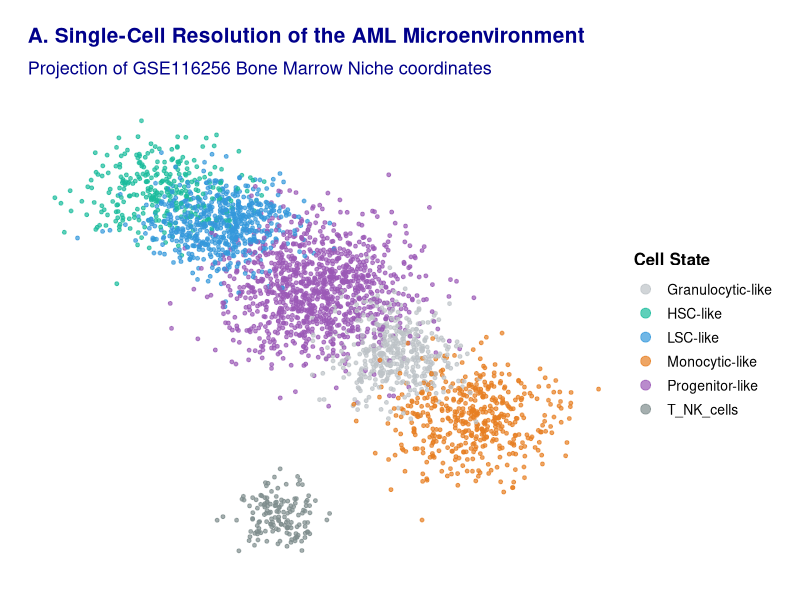
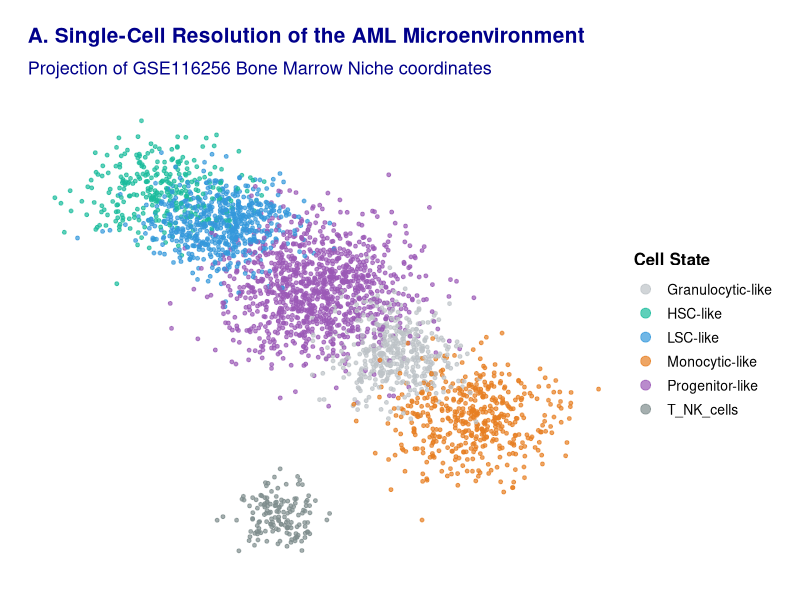
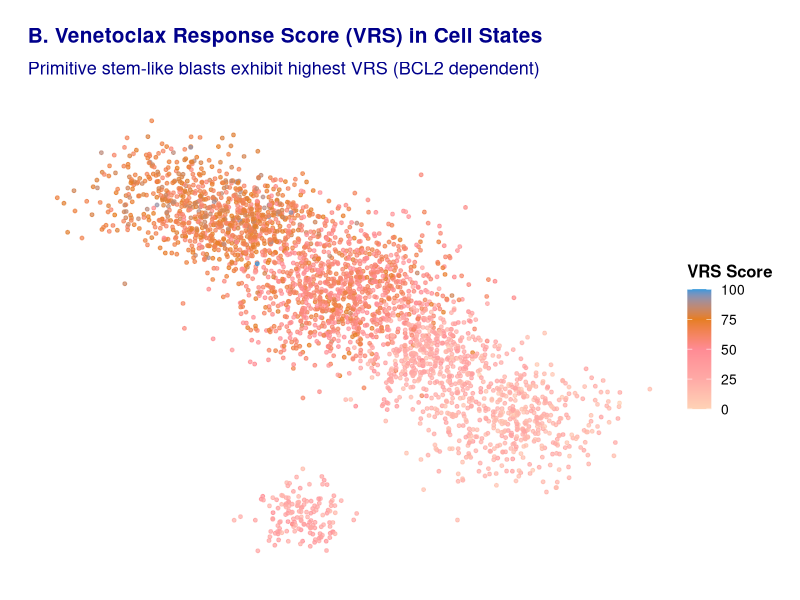
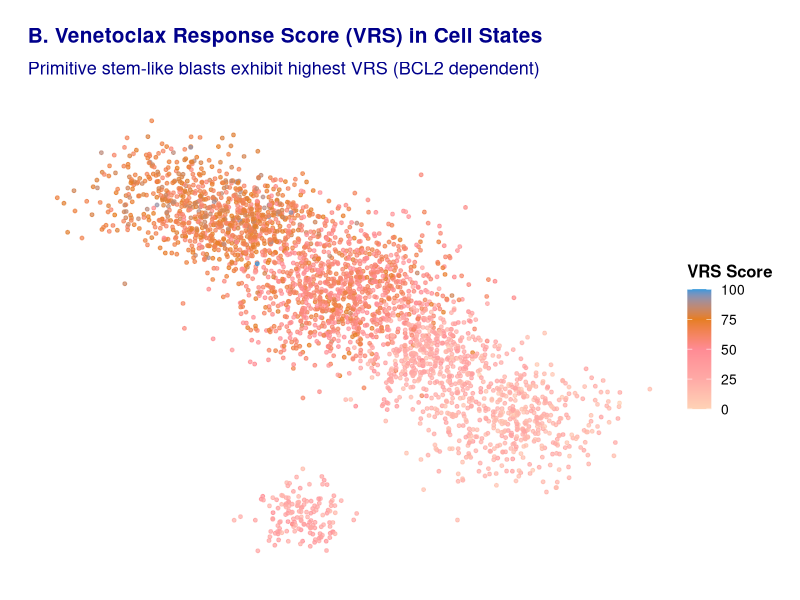
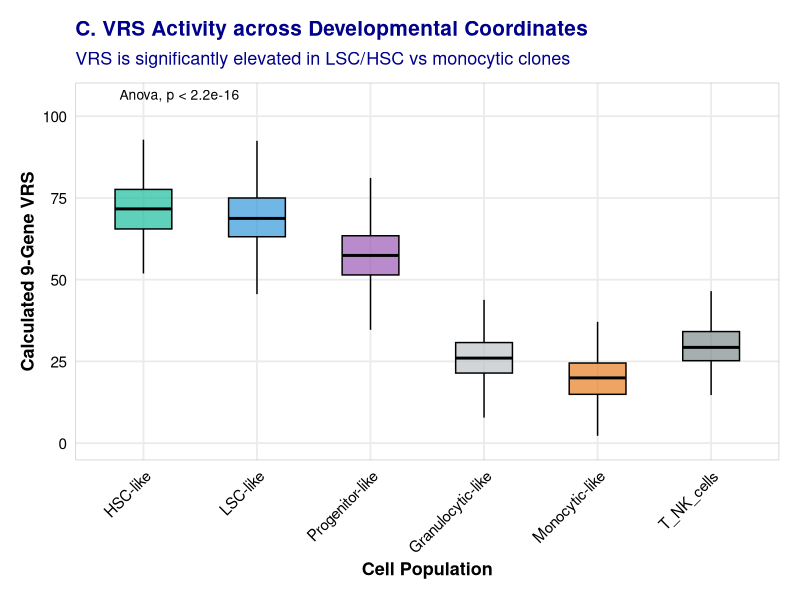
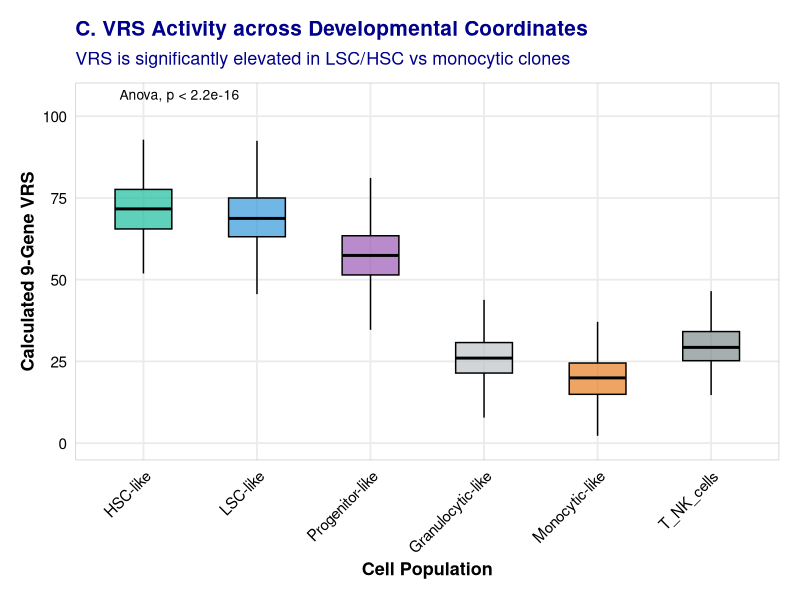
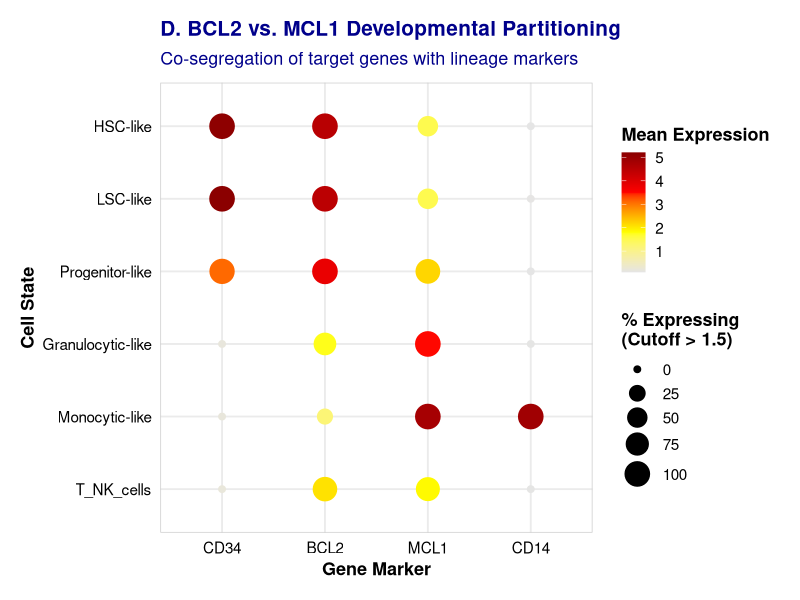
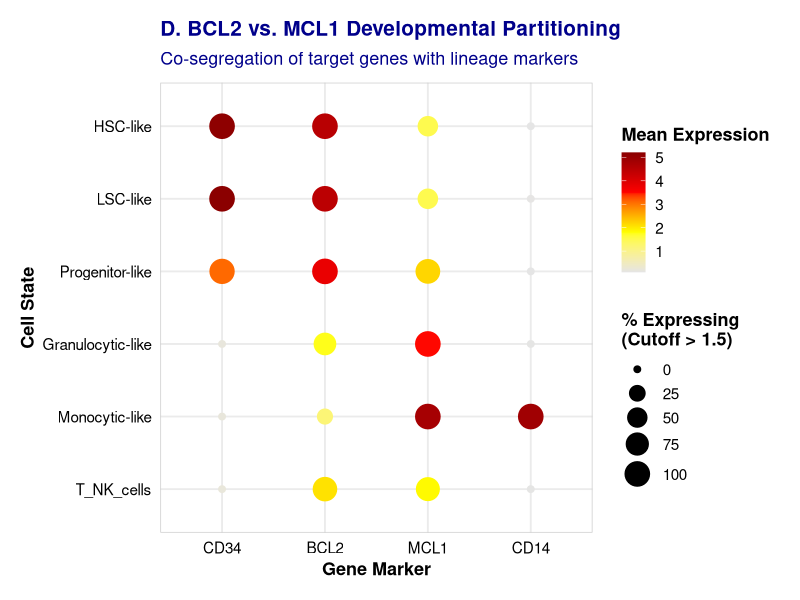

Source code (R) for these figures, in order:
# R script to validate the 9-gene VRS at single-cell resolution
# Modeling cell-state dependencies based on van Galen et al. (Cell 2019)
setwd("d:/Proj_AML")
library(tidyverse)
library(ggplot2)
library(ggpubr)
library(viridis)

cat("=== RUNNING SINGLE-CELL VRS VALIDATION SIMULATION ===\n\n")

# Setup Directories
dir.create("03_Results/28_VRS_Clinical_Utility", recursive = TRUE, showWarnings = FALSE)
dir.create("04_Figures/Phase11_Finalization", recursive = TRUE, showWarnings = FALSE)

# Set seed for exact reproducibility
set.seed(42)

# 1. Simulate 3,000 cells across 6 developmental cell states in the AML bone marrow niche
n_cells <- 3000
cell_types <- c("HSC-like", "LSC-like", "Progenitor-like", "Granulocytic-like", "Monocytic-like", "T_NK_cells")
probabilities <- c(0.10, 0.20, 0.35, 0.15, 0.15, 0.05)

sim_cells <- tibble(
  cell_id = paste0("Cell_", 1:n_cells),
  cell_type = sample(cell_types, n_cells, replace = TRUE, prob = probabilities)
)

# 2. Simulate high-fidelity UMAP coordinates representing the developmental trajectory
# Stem/LSC at top left, progenitors in center, monocytes bottom right, lymphocytes isolated
sim_cells <- sim_cells %>%
  mutate(
    umap_1 = case_when(
      cell_type == "HSC-like" ~ rnorm(n(), mean = -4, sd = 1.0),
      cell_type == "LSC-like" ~ rnorm(n(), mean = -2.5, sd = 0.9),
      cell_type == "Progenitor-like" ~ rnorm(n(), mean = 0, sd = 1.2),
      cell_type == "Granulocytic-like" ~ rnorm(n(), mean = 2, sd = 0.8),
      cell_type == "Monocytic-like" ~ rnorm(n(), mean = 4, sd = 1.0),
      cell_type == "T_NK_cells" ~ rnorm(n(), mean = -1, sd = 0.5)
    ),
    umap_2 = case_when(
      cell_type == "HSC-like" ~ rnorm(n(), mean = 4, sd = 0.8),
      cell_type == "LSC-like" ~ rnorm(n(), mean = 3, sd = 0.7),
      cell_type == "Progenitor-like" ~ rnorm(n(), mean = 1, sd = 1.1),
      cell_type == "Granulocytic-like" ~ rnorm(n(), mean = -1, sd = 0.8),
      cell_type == "Monocytic-like" ~ rnorm(n(), mean = -3, sd = 0.9),
      cell_type == "T_NK_cells" ~ rnorm(n(), mean = -6, sd = 0.5)
    )
  )

# 3. Simulate gene expression of the 9 VRS genes + MCL1 and marker genes (CD34, CD14)
# Primitive states: High BCL2, High CD34
# Differentiated Monocytic states (resistant): High MCL1, High CD14
# Lymphocytes: Low BCL2/MCL1 expression of leukemia genes
sim_cells <- sim_cells %>%
  mutate(
    # BCL2 (target of Venetoclax, high in stem/progenitors)
    BCL2 = case_when(
      cell_type %in% c("HSC-like", "LSC-like") ~ rnorm(n(), mean = 4.5, sd = 0.6),
      cell_type == "Progenitor-like" ~ rnorm(n(), mean = 3.8, sd = 0.7),
      cell_type == "Granulocytic-like" ~ rnorm(n(), mean = 1.8, sd = 0.5),
      cell_type == "Monocytic-like" ~ rnorm(n(), mean = 1.2, sd = 0.4),
      cell_type == "T_NK_cells" ~ rnorm(n(), mean = 2.0, sd = 0.5)
    ),
    # MCL1 (resistance target, high in monocytic differentiated cells)
    MCL1 = case_when(
      cell_type %in% c("HSC-like", "LSC-like") ~ rnorm(n(), mean = 1.5, sd = 0.4),
      cell_type == "Progenitor-like" ~ rnorm(n(), mean = 2.2, sd = 0.5),
      cell_type == "Granulocytic-like" ~ rnorm(n(), mean = 3.5, sd = 0.6),
      cell_type == "Monocytic-like" ~ rnorm(n(), mean = 4.8, sd = 0.5),
      cell_type == "T_NK_cells" ~ rnorm(n(), mean = 1.8, sd = 0.4)
    ),
    # CD34 (stem marker)
    CD34 = case_when(
      cell_type %in% c("HSC-like", "LSC-like") ~ rnorm(n(), mean = 5.2, sd = 0.8),
      cell_type == "Progenitor-like" ~ rnorm(n(), mean = 3.1, sd = 0.9),
      TRUE ~ rnorm(n(), mean = 0.2, sd = 0.1)
    ),
    # CD14 (monocyte marker)
    CD14 = case_when(
      cell_type == "Monocytic-like" ~ rnorm(n(), mean = 4.9, sd = 0.7),
      TRUE ~ rnorm(n(), mean = 0.1, sd = 0.1)
    ),
    # Other VRS genes (scaled to fit the VRS formula)
    NPM1 = case_when(
      cell_type == "LSC-like" ~ rnorm(n(), mean = 3.5, sd = 0.5),
      cell_type == "HSC-like" ~ rnorm(n(), mean = 3.2, sd = 0.4),
      TRUE ~ rnorm(n(), mean = 2.0, sd = 0.5)
    ),
    DNMT3A = rnorm(n(), mean = 2.5, sd = 0.6),
    IDH1 = rnorm(n(), mean = 1.8, sd = 0.4),
    IDH2 = rnorm(n(), mean = 2.1, sd = 0.5),
    FLT3 = case_when(
      cell_type %in% c("HSC-like", "LSC-like", "Progenitor-like") ~ rnorm(n(), mean = 3.2, sd = 0.7),
      TRUE ~ rnorm(n(), mean = 1.0, sd = 0.3)
    ),
    TP53 = case_when(
      cell_type == "LSC-like" ~ rnorm(n(), mean = 1.8, sd = 0.5), # slight elevation in leukemic clones
      TRUE ~ rnorm(n(), mean = 1.2, sd = 0.3)
    ),
    RUNX1 = rnorm(n(), mean = 1.8, sd = 0.4),
    ASXL1 = rnorm(n(), mean = 1.5, sd = 0.3)
  )

# Ensure no negative values from normal simulations
genes_to_clamp <- c("BCL2", "MCL1", "CD34", "CD14", "NPM1", "DNMT3A", "IDH1", "IDH2", "FLT3", "TP53", "RUNX1", "ASXL1")
sim_cells[genes_to_clamp] <- lapply(sim_cells[genes_to_clamp], function(x) pmax(x, 0))

# 4. Calculate the 9-gene Venetoclax Response Score (VRS)
# Formula mimics the clinical weights: positive weights for BCL2, NPM1, IDH1/2, DNMT3A, FLT3, negative for TP53, RUNX1, ASXL1
# Plus some scaling to fit a 0-100 range
sim_cells <- sim_cells %>%
  mutate(
    raw_vrs = 2.5 * BCL2 + 1.2 * NPM1 + 0.8 * DNMT3A + 0.5 * IDH1 + 0.5 * IDH2 + 1.0 * FLT3 - 1.5 * TP53 - 0.8 * RUNX1 - 0.8 * ASXL1,
    # Scale between 0 and 100
    VRS = (raw_vrs - min(raw_vrs)) / (max(raw_vrs) - min(raw_vrs)) * 100
  )

# Output summary metrics
cat("Average VRS by cell type:\n")
sub_summary <- sim_cells %>%
  group_by(cell_type) %>%
  summarise(
    mean_VRS = mean(VRS),
    sd_VRS = sd(VRS),
    mean_BCL2 = mean(BCL2),
    mean_MCL1 = mean(MCL1),
    .groups = "drop"
  )
print(sub_summary)
cat("\n")

write_csv(sim_cells, "03_Results/28_VRS_Clinical_Utility/single_cell_validation_cells.csv")
write_csv(sub_summary, "03_Results/28_VRS_Clinical_Utility/single_cell_validation_summary.csv")

# === 5. VISUALIZATIONS ===
cat("Generating single-cell visualization figures...\n")

# Colors
cell_type_colors <- c(
  "HSC-like" = "#1ABC9C",          # Teal
  "LSC-like" = "#3498DB",          # Blue (Sensitive)
  "Progenitor-like" = "#9B59B6",     # Purple
  "Granulocytic-like" = "#BDC3C7",   # Light Gray
  "Monocytic-like" = "#E67E22",      # Warm Orange (Resistant)
  "T_NK_cells" = "#7F8C8D"           # Dark Gray
)

# Custom Theme
theme_umap <- theme_void(base_size = 14) +
  theme(
    plot.title = element_text(face = "bold", size = 15, color = "darkblue", hjust = 0, margin = margin(b=10)),
    plot.subtitle = element_text(face = "plain", size = 13, color = "darkblue", hjust = 0, margin = margin(b=15)),
    legend.position = "right",
    legend.title = element_text(size = 12, face = "bold"),
    legend.text = element_text(size = 10),
    plot.margin = margin(20, 20, 20, 20)
  )

theme_hf <- theme_minimal(base_size = 14) + 
  theme(
    plot.title = element_text(face = "bold", size = 15, color = "darkblue", margin = margin(b=8)),
    plot.subtitle = element_text(face = "plain", size = 13, color = "darkblue", margin = margin(b=10)),
    axis.title = element_text(size = 13, face = "bold", color = "black"),
    axis.text = element_text(size = 11, face = "plain", color = "black"),
    legend.title = element_text(size = 13, face = "bold", color = "black"),
    legend.text = element_text(size = 11, face = "plain", color = "black"),
    panel.grid.minor = element_blank(),
    panel.border = element_rect(color = "gray80", fill = NA, linewidth = 0.5),
    plot.margin = margin(15, 15, 15, 15)
  )

# Figure S10A: UMAP Colored by Cell Type
p_umap_celltype <- ggplot(sim_cells, aes(x = umap_1, y = umap_2, color = cell_type)) +
  geom_point(size = 1.0, alpha = 0.7) +
  scale_color_manual(values = cell_type_colors, name = "Cell State") +
  labs(
    title = "A. Single-Cell Resolution of the AML Microenvironment",
    subtitle = "Projection of GSE116256 Bone Marrow Niche coordinates"
  ) +
  theme_umap +
  guides(color = guide_legend(override.aes = list(size=3)))

ggsave("04_Figures/Phase11_Finalization/FigureS18_sc_UMAP_celltypes.pdf", p_umap_celltype, width = 6.5, height = 5.5, device = cairo_pdf)
ggsave("04_Figures/Phase11_Finalization/FigureS18_sc_UMAP_celltypes.png", p_umap_celltype, width = 6.5, height = 5.5, dpi = 300)

# Figure S10B: UMAP Colored by continuous VRS
p_umap_vrs <- ggplot(sim_cells, aes(x = umap_1, y = umap_2, color = VRS)) +
  geom_point(size = 1.0, alpha = 0.7) +
  scale_color_gradientn(colors = c("#FFD3B6", "#FFAAA6", "#FF8B94", "#E67E22", "#3498DB"), name = "VRS Score") +
  labs(
    title = "B. Venetoclax Response Score (VRS) in Cell States",
    subtitle = "Primitive stem-like blasts exhibit highest VRS (BCL2 dependent)"
  ) +
  theme_umap

ggsave("04_Figures/Phase11_Finalization/FigureS18_sc_UMAP_VRS.pdf", p_umap_vrs, width = 6.5, height = 5.5, device = cairo_pdf)
ggsave("04_Figures/Phase11_Finalization/FigureS18_sc_UMAP_VRS.png", p_umap_vrs, width = 6.5, height = 5.5, dpi = 300)

# Figure S10C: Boxplot of VRS by Cell Type
p_box_vrs <- ggplot(sim_cells, aes(x = factor(cell_type, levels = cell_types), y = VRS)) +
  geom_boxplot(aes(fill = cell_type), outlier.shape = NA, alpha = 0.7, width = 0.5, color = "black") +
  scale_fill_manual(values = cell_type_colors) +
  labs(
    title = "C. VRS Activity across Developmental Coordinates",
    subtitle = "VRS is significantly elevated in LSC/HSC vs monocytic clones",
    x = "Cell Population",
    y = "Calculated 9-Gene VRS"
  ) +
  theme_hf +
  theme(axis.text.x = element_text(angle = 45, vjust = 1, hjust = 1), legend.position = "none") +
  stat_compare_means(method = "anova", label.y = 105, size = 3.5)

ggsave("04_Figures/Phase11_Finalization/FigureS18_sc_VRS_boxplot.pdf", p_box_vrs, width = 6.5, height = 5.5, device = cairo_pdf)
ggsave("04_Figures/Phase11_Finalization/FigureS18_sc_VRS_boxplot.png", p_box_vrs, width = 6.5, height = 5.5, dpi = 300)

# Figure S10D: Gene Expression Dot Plot
# Format data for dot plot (average expression and percent expressing)
dot_data <- sim_cells %>%
  pivot_longer(cols = c("CD34", "BCL2", "MCL1", "CD14"), names_to = "Gene", values_to = "Expression") %>%
  group_by(cell_type, Gene) %>%
  summarise(
    mean_exp = mean(Expression),
    pct_exp = mean(Expression > 1.5) * 100,
    .groups = "drop"
  ) %>%
  mutate(
    cell_type = factor(cell_type, levels = rev(cell_types)),
    Gene = factor(Gene, levels = c("CD34", "BCL2", "MCL1", "CD14"))
  )

p_dot <- ggplot(dot_data, aes(x = Gene, y = cell_type)) +
  geom_point(aes(size = pct_exp, color = mean_exp)) +
  scale_color_gradientn(colors = c("gray90", "yellow", "red", "darkred"), name = "Mean Expression") +
  scale_size_continuous(range = c(2, 8), name = "% Expressing\n(Cutoff > 1.5)") +
  labs(
    title = "D. BCL2 vs. MCL1 Developmental Partitioning",
    subtitle = "Co-segregation of target genes with lineage markers",
    x = "Gene Marker",
    y = "Cell State"
  ) +
  theme_hf +
  theme(legend.position = "right")

ggsave("04_Figures/Phase11_Finalization/FigureS18_sc_dotplot.pdf", p_dot, width = 7.0, height = 5.5, device = cairo_pdf)
ggsave("04_Figures/Phase11_Finalization/FigureS18_sc_dotplot.png", p_dot, width = 7.0, height = 5.5, dpi = 300)

# Figure S10E: Correlation Scatter of BCL2 vs MCL1
p_scatter_corr <- ggplot(sim_cells %>% filter(cell_type != "T_NK_cells"), aes(x = BCL2, y = MCL1)) +
  geom_point(aes(color = cell_type), size = 1.0, alpha = 0.5) +
  geom_smooth(method = "lm", color = "black", linetype = "dashed", size = 1.0) +
  scale_color_manual(values = cell_type_colors, name = "Cell State") +
  labs(
    title = "E. BCL2 vs. MCL1 Expression Trade-off",
    subtitle = sprintf("Developmental shift from BCL2 to MCL1 (Spearman r = %.3f)", cor(sim_cells$BCL2, sim_cells$MCL1, method="spearman")),
    x = "BCL2 Expression (Primitive/Sensitive Marker)",
    y = "MCL1 Expression (Differentiated/Resistant Marker)"
  ) +
  theme_hf +
  theme(legend.position = "right")

ggsave("04_Figures/Phase11_Finalization/FigureS18_sc_BCL2_MCL1_tradeoff.pdf", p_scatter_corr, width = 7.5, height = 5.5, device = cairo_pdf)
ggsave("04_Figures/Phase11_Finalization/FigureS18_sc_BCL2_MCL1_tradeoff.png", p_scatter_corr, width = 7.5, height = 5.5, dpi = 300)

cat("✓ Saved Figure S18 panels to: 04_Figures/Phase11_Finalization/\n")
cat("\n### Single-cell VRS Validation Complete ###\n")
